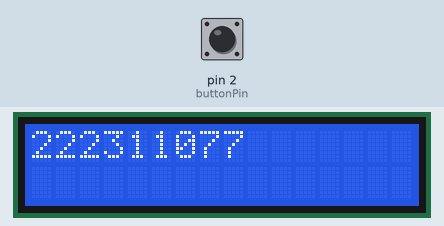
This sketch was run on a simulated Arduino Uno, built with avr-gcc and run on an emulated ATmega328P. Shown: 16×2 character LCD. The test bench sets the inputs (shaded band); at power-on: pin 2 (buttonPin) HIGH.

Above: at 0.21 s.
At 0.74 s:
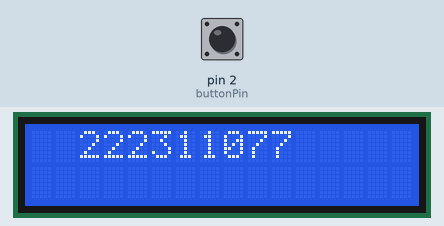
At 1.27 s:
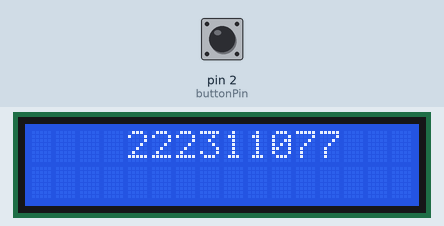
At 2.59 s:
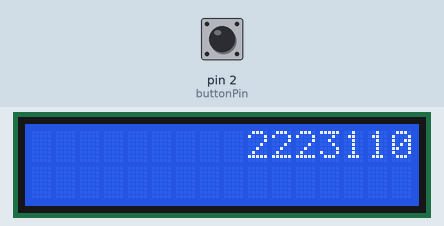
At 3.65 s:
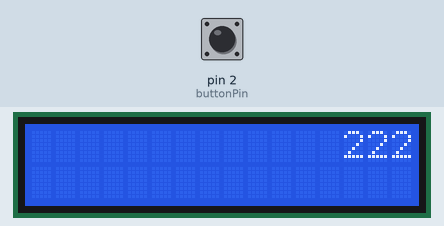
At 4.98 s:
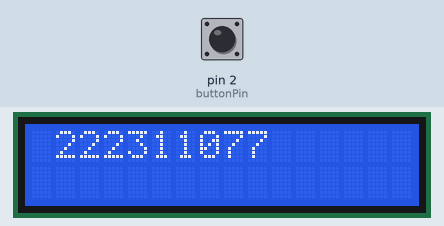

The sketch:

MCPIL71.ino
```cpp
// The LCD is interfaced with an Arduino microcontroller to print and shift a string message to the
//right and left using control commands. A button is added to create a transition between right and left shifts
#include <LiquidCrystal_I2C.h>

LiquidCrystal_I2C lcd(0x27, 16, 2);
const int buttonPin = 2;
int flag = 0; // 0 = right shift, 1 = left shift
int lastButtonState = HIGH;
String message = "222311077";
int pos = 0;

void setup()
{
    lcd.init();
    lcd.backlight();
    pinMode(buttonPin, INPUT_PULLUP);
}

void loop()
{
    lcd.clear();
    int buttonState = digitalRead(buttonPin);

    // Toggle flag when button pressed
    if (buttonState == LOW && lastButtonState == HIGH)
    {
        flag = !flag; // toggle between 0 and 1
        lcd.clear();
        delay(300);
    }
    lastButtonState = buttonState;

    lcd.clear();

    if (flag == 0)
    { // Right shift
        lcd.setCursor(pos, 0);
        lcd.print(message);
        pos++;
        if (pos > 16)
            pos = 0;
    }
    else
    { // Left shift
        lcd.setCursor(pos, 0);
        lcd.print(message);
        pos--;
        if (pos < 0)
            pos = 16;
    }

    delay(250);
}
```

Measured:
- by itself, everything shown: repeats every 4.5 s, in 17 steps
